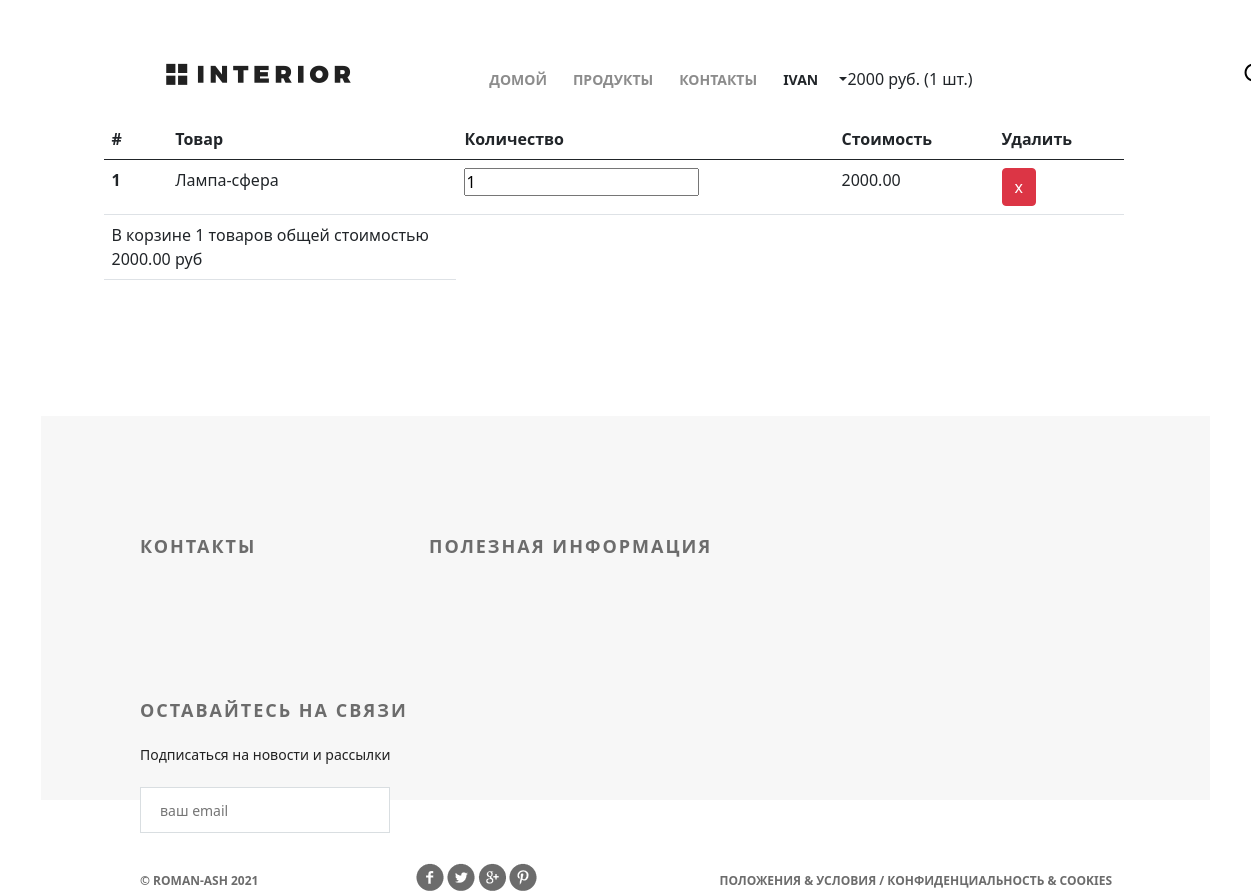
/basket/ (signed in), run on the app's committed database.
### authapp/models.py (models this page shows)
class ShopUser(AbstractUser):
    avatar = models.ImageField(upload_to='users_avatars', blank=True)
    age = models.PositiveIntegerField(verbose_name='возраст')

### basketapp/models.py (models this page shows)
class Basket(models.Model):
    user = models.ForeignKey(
        settings.AUTH_USER_MODEL,
        on_delete=models.CASCADE,
        related_name='basket',
    )
    product = models.ForeignKey(
        Product,
        on_delete=models.CASCADE,
    )
    quantity = models.PositiveIntegerField(
        verbose_name='количество',
        default=0,
    )
    add_datetime = models.DateTimeField(
        verbose_name='время',
        auto_now_add=True
    )
    is_active = models.BooleanField(verbose_name='активна', default=True)
    @property
    def product_cost(self):
        return self.product.price * self.quantity
    @property
    def total_quantity(self):
        _items = Basket.objects.filter(user=self.user)
        _total_quantity = sum(list(map(lambda x: x.quantity, _items)))
        return _total_quantity
    @property
    def total_cost(self):
        _items = Basket.objects.filter(user=self.user)
        _total_cost = sum(list(map(lambda x: x.product_cost, _items)))
        return _total_cost

### furnitureapp/models.py (models this page shows, shortened)
class Product(models.Model):
    category = models.ForeignKey(
        ProductCategory,
        on_delete=models.CASCADE
    )
    name = models.CharField(
        max_length=128,
        verbose_name='имя продукта'
    )
    image = models.ImageField(
        upload_to='products_images',
        blank=True
    )
    short_desc = models.CharField(
        max_length=60,
        verbose_name='краткое описание',
        blank=True
    )
    description = models.TextField(
        verbose_name='описание продукта',
        blank=True
    )
    price = models.DecimalField(
        max_digits=8,
        verbose_name='цена',
        decimal_places=2
    )
    quantity = models.PositiveIntegerField(
        verbose_name='количество на складе',
        default=0
    )

### basketapp/views.py (the view)
# urls.py: path('', basketapp.basket, name='view'),
@login_required
def basket(request):  # Выводит список всех доступных объектов в корзине, созданных пользователем
    basket = Basket.objects.filter(user=request.user)
    context = {
        'basket': basket,
    }
    return render(request, 'basketapp/basket.html', context)

### basketapp/templates/basketapp/basket.html (shortened to what this page needs)
{% extends 'furniture_online_store/base.html' %}
{% load static %}
{% block css %}
    <link href="https://cdn.jsdelivr.net/npm/bootstrap@5.0.2/dist/css/bootstrap.min.css" rel="stylesheet"
>
{% endblock %}
{% block content %}
    <div class="hero-white">
		{% include 'furniture_online_store/includes/inc_main_menu.html' %}
	</div>
<div class="container row px-5">
	<table class="table">
	  <thead>
		<tr>
		  <th scope="col">#</th>
		  <th scope="col">Товар</th>
		  <th scope="col">Количество</th>
		  <th scope="col">Стоимость</th>
		  <th scope="col">Удалить</th>
		</tr>
	  </thead>
	  <tbody class="basket_list">
			{% include 'basketapp/includes/inc_basket_list.html' %}
	  </tbody>
	</table>
</div>
{% endblock %}

### furniture_online_store/templates/furniture_online_store/includes/inc_main_menu.html (shortened to what this page needs)
<div class="header clearfix">
    <a href="/" class="logo"></a>
    <ul class="menu">
        <li><a href="{% url 'main' %}" class="{% if request == '/' %}active{% endif %}">домой</a></li>
        <li><a href="{% url 'products:main' %}">продукты</a></li>
        <li><a href="{% url 'contacts' %}">контакты</a></li>
        {% if user.is_authenticated %}
            <li class="dropdown-toggle" id="dropdownMenuButton1" data-bs-toggle="dropdown" aria-expanded="false">
                <a>{{ user.first_name|default:'Пользователь' }}</a>
            </li>
            {% if basket %}
                <span>
                    {{ basket.0.total_cost|floatformat:0 }} руб.
                    ({{ basket.0.total_quantity }} шт.)
                </span>
            {% endif %}
        {% endif %}
    </ul>
    <a href="#" class="search"></a>
</div>

### basketapp/templates/basketapp/includes/inc_basket_list.html
 <div>
    {% for item in basket %}
        <tr>
            <th scope="row">{{ forloop.counter }}</th>
            <td>{{ item.product.name }}</td>
            <td>
                <input type="number" name="{{ item.pk }}" min="0" value="{{ item.quantity }}">
            </td>
            <td>{{ item.product_cost }}</td>
            <td><a class="btn btn-round btn-danger" href="{% url 'basket:remove' item.pk %}">x</a></td>
        </tr>
    {% endfor %}
 </div>
{% if basket %}
    <td colspan="2" class="basket_summary">
        В корзине {{ basket.0.total_quantity }} товаров общей стоимостью
        {{ basket.0.total_cost }} руб
    </td>
{% endif %}

### furniture_online_store/static/furniture_online_store/style.css (style rules this page uses)
* { margin: 0; padding: 0; }
body { font-family: 'Montserrat', sans-serif; }
html, body { height: 100%; }
.container { width: 1366px; margin: 0 auto; min-height: 100%; }
.logo { background-image: url(img/logo.png); margin-top: 63px; width: 185px; height: 22px; float: left; }
.menu { list-style-type: none; margin-top: 67px; float: right; }
.menu li { float: left; }
.menu a { color: #8c8c8c; font-size: 14px; font-weight: 700; text-align: right; text-transform: uppercase; text-decoration: none; padding: 10px 13px; }
.search { display: block; width: 23px; height: 23px; background-image: url(img/search.png); position: absolute; top: 63px; left: 1176px; }
.clearfix:after { content: ""; display: block; clear: both; }
table { width: 100%; }
td:first-child { width: 235px; }
.hero-white { background-color: #fff; height: 119px; padding-left: 98px; padding-right: 211px; position: relative; }

### data on the page
ShopUser: first_name "IVAN"
Basket: user+product+quantity "2000", user+quantity "1", product.name "Лампа-сфера", quantity "1", product_cost "2000.00", user+product+quantity "2000.00"
